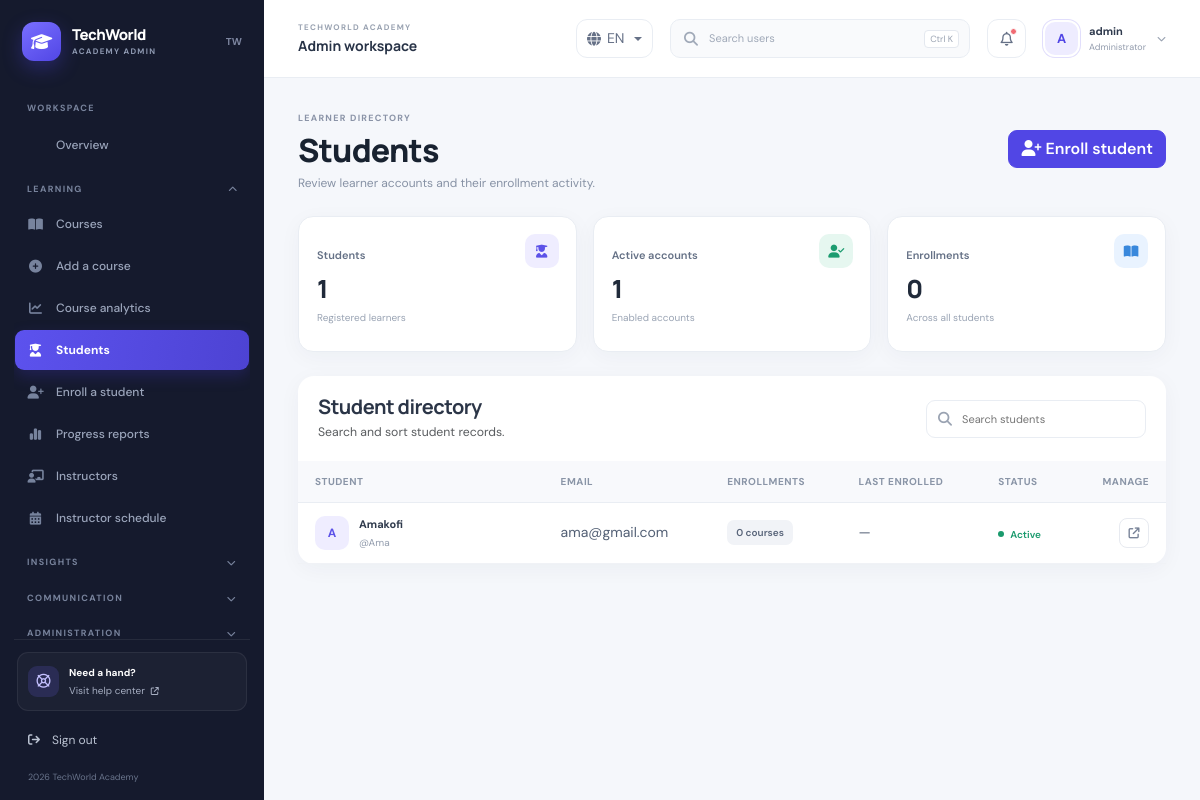
Page /Admin-dashboard/Students/all_students/all_students.php (signed in) on the committed database.
### tables this page shows
CREATE TABLE `users` (
  `id` int(11) NOT NULL,
  `username` varchar(50) NOT NULL,
  `email` varchar(100) NOT NULL,
  `password` varchar(255) NOT NULL,
  `full_name` varchar(100) DEFAULT NULL,
  `phone` varchar(20) DEFAULT NULL,
  `role` enum('admin','instructor','student') NOT NULL,
  `status` enum('active','inactive') DEFAULT 'active',
  `created_at` timestamp NOT NULL DEFAULT current_timestamp()
);

### Admin-dashboard/Students/all_students/all_students.php (the view, shortened to what this page needs)
<?php
require_once(__DIR__.'/../../../Database/db/db.php'); $pdo=get_db();
$q=$pdo->prepare('SELECT u.id,u.username,u.email,u.full_name,u.status,COUNT(e.id) AS course_count,MAX(e.created_at) AS last_enrolled FROM users u LEFT JOIN enrollments e ON e.user_id=u.id WHERE u.role=? GROUP BY u.id ORDER BY u.created_at DESC'); $q->execute(['student']); $students=$q->fetchAll();
include(__DIR__.'/../../includes/header/header.php');include(__DIR__.'/../../includes/navbar/navbar.php');include(__DIR__.'/../../includes/sidebar/sidebar.php');
?>
<main class="main-content"><div class="container-fluid"><div class="page-heading"><div><span class="page-kicker">LEARNER DIRECTORY</span><h1>Students</h1><p>Review learner accounts and their enrollment activity.</p></div><a class="btn btn-primary" href="/Admin-dashboard/Students/enroll_student/enroll_student.php"><i class="fa-solid fa-user-plus me-1"></i>Enroll student</a></div>
<div class="row g-3 mb-4"><div class="col-md-4"><div class="metric-card"><span class="metric-icon purple"><i class="fa-solid fa-user-graduate"></i></span><span class="metric-label">Students</span><strong><?=number_format(count($students))?></strong><small>Registered learners</small></div></div><div class="col-md-4"><div class="metric-card"><span class="metric-icon green"><i class="fa-solid fa-user-check"></i></span><span class="metric-label">Active accounts</span><strong><?=number_format(count(array_filter($students,fn($s)=>$s['status']==='active')))?></strong><small>Enabled accounts</small></div></div><div class="col-md-4"><div class="metric-card"><span class="metric-icon blue"><i class="fa-solid fa-book-open"></i></span><span class="metric-label">Enrollments</span><strong><?=number_format(array_sum(array_column($students,'course_count')))?></strong><small>Across all students</small></div></div></div>
<section class="card border-0"><div class="table-toolbar"><div><h2 class="h5 mb-1">Student directory</h2><div class="text-muted small">Search and sort student records.</div></div><div class="table-search"><i class="fa-solid fa-magnifying-glass"></i><input type="search" data-table-search="studentsTable" placeholder="Search students" aria-label="Search students"></div></div><div class="table-responsive"><table id="studentsTable" class="table admin-table mb-0" data-admin-sort><thead><tr><th data-sort>Student</th><th data-sort>Email</th><th data-sort>Enrollments</th><th data-sort>Last enrolled</th><th data-sort>Status</th><th class="text-end">Manage</th></tr></thead><tbody>
<?php foreach($students as $s):$name=$s['full_name']?:$s['username'];?><tr><td><div class="table-person"><span class="person-avatar"><?=strtoupper(substr($name,0,1))?></span><span><strong><?=htmlspecialchars($name,ENT_QUOTES,'UTF-8')?></strong><small>@<?=htmlspecialchars($s['username'],ENT_QUOTES,'UTF-8')?></small></span></div></td><td><?=htmlspecialchars($s['email'],ENT_QUOTES,'UTF-8')?></td><td><span class="role-pill"><?=(int)$s['course_count']?> courses</span></td><td><?=$s['last_enrolled']?htmlspecialchars(date('M j, Y',strtotime($s['last_enrolled'])),ENT_QUOTES,'UTF-8'):'—'?></td><td><span class="status-pill <?=$s['status']==='active'?'status-active':'status-inactive'?>"><i></i><?=htmlspecialchars(ucfirst($s['status']),ENT_QUOTES,'UTF-8')?></span></td><td class="text-end"><a class="table-icon-action" href="/Admin-dashboard/user_management/user_management.php?role=student&amp;search=<?=rawurlencode($s['username'])?>" title="Manage account"><i class="fa-solid fa-arrow-up-right-from-square"></i></a></td></tr><?php endforeach;?>
</tbody></table></div></section></div></main><?php include(__DIR__.'/../../includes/footer/footer.php');?>

### Admin-dashboard/css/dashboard.css (style rules this page uses)
:root { --admin-sidebar-width: 264px; --admin-topbar-height: 78px; --admin-ink: #182230; --admin-muted: #8490a3; --admin-border: #e9edf3; --admin-canvas: #f5f7fb; --admin-primary: #5146e5; --admin-sidebar: #151a2d; --admin-sidebar-muted: #9ba5bb; }
* { box-sizing: border-box; }
html { min-width: 320px; }
body.admin-body { margin: 0; background: var(--admin-canvas); color: var(--admin-ink); font-family: 'DM Sans', system-ui, sans-serif; font-size: 14px; }
.admin-body h1, .admin-body h2, .admin-body h3, .admin-body h4, .admin-body h5 { color: var(--admin-ink); font-family: Manrope, 'DM Sans', sans-serif; letter-spacing: -.025em; }
.admin-body .card { border: 1px solid var(--admin-border); border-radius: 16px; box-shadow: 0 5px 22px rgba(27, 39, 67, .045); }
.admin-body .btn { border-radius: 9px; font-weight: 600; }
.admin-body .btn-primary { background: var(--admin-primary); border-color: var(--admin-primary); }
.main-content { min-height: 100vh; margin-left: var(--admin-sidebar-width); padding-top: var(--admin-topbar-height); }
.main-content > .container-fluid { padding: 28px 34px !important; }
.admin-body .table { --bs-table-bg: transparent; }
.admin-body .table thead th { border-bottom-color: var(--admin-border); color: #8a95a7; background: #f8f9fc; font-size: 10px; font-weight: 700; letter-spacing: .05em; text-transform: uppercase; }
.admin-body .table td { border-bottom-color: #f0f2f6; color: #536075; vertical-align: middle; }
.page-heading { display:flex;align-items:center;justify-content:space-between;gap:18px;margin-bottom:24px }
.page-heading h1 { margin:4px 0 5px;font-size:clamp(25px,3vw,32px);font-weight:800 }
.page-heading p { margin:0;color:#8792a5;font-size:12px }
.page-kicker { color:#8a93a7;font-size:9px;font-weight:700;letter-spacing:.14em }
.metric-card { position:relative;min-height:136px;padding:18px;border:1px solid var(--admin-border);border-radius:15px;background:#fff;box-shadow:0 5px 22px #1b27430a }
.metric-card>strong { display:block;margin-top:7px;color:#202a3a;font:800 25px Manrope,sans-serif }
.metric-label { display:block;margin-top:12px;color:#657186;font-size:11px;font-weight:600 }
.metric-card small { color:#9aa4b4;font-size:10px }
.metric-icon { position:absolute;top:17px;right:17px;display:grid;width:34px;height:34px;place-items:center;border-radius:10px;font-size:13px }
.metric-icon.purple { color:#5c52e8;background:#efedff }
.metric-icon.green { color:#1c9c70;background:#e6f7f0 }
.metric-icon.blue { color:#3988dc;background:#e9f3ff }
.table-toolbar { display:flex;align-items:center;justify-content:space-between;gap:16px;padding:19px 20px }
.table-toolbar h2 { color:#2b3547;font-weight:700 }
.table-search { display:flex;min-width:220px;align-items:center;gap:8px;padding:0 11px;border:1px solid var(--admin-border);border-radius:9px;color:#9aa3b2;background:#fff }
.table-search input { width:100%;height:36px;border:0;outline:0;color:#2b3547;background:transparent;font:inherit;font-size:11px }
.admin-table { min-width:700px }
.admin-table th,.admin-table td { padding:13px 17px!important }
.admin-table th[data-sort] { cursor:pointer;user-select:none }
.table-person { display:flex;align-items:center;gap:10px;min-width:175px }
.table-person>span:last-child { display:grid;gap:2px }
.table-person strong { color:#303b4d;font-size:11px;font-weight:700 }
.table-person small { color:#929cad;font-size:10px }
.person-avatar,.course-avatar { display:grid;width:34px;height:34px;flex:none;place-items:center;border-radius:10px;color:#5c52e8;background:#efedff;font-size:12px;font-weight:700 }
.role-pill { display:inline-flex;padding:5px 9px;border-radius:7px;color:#59657a;background:#f1f3f7;font-size:10px;font-weight:600 }
.status-pill { display:inline-flex;align-items:center;gap:6px;font-size:10px;font-weight:600 }
.status-pill i { width:6px;height:6px;border-radius:50%;background:currentColor }
.status-active { color:#1a9a6d }
.table-icon-action { display:inline-grid;width:30px;height:30px;place-items:center;border:1px solid #e7eaf0;border-radius:8px;color:#778297;background:white;text-decoration:none;font-size:11px }

### rows in the picture
users: status "1", full_name "A", full_name "Amakofi", username "Ama", email "ama@gmail.com", course_count "0", status "Active"

### other values in the picture
$dashboardLanguage "EN"
substr((string)($_SESSION['username'] ?? 'A'), 0, 1) "A"
$_SESSION['username'] "admin"
$groupName "LEARNING"
$label "Courses"
$label "Add a course"
$label "Course analytics"
$label "Students"
$label "Enroll a student"
$label "Progress reports"
$label "Instructors"
$label "Instructor schedule"
$groupName "INSIGHTS"
$groupName "COMMUNICATION"
$groupName "ADMINISTRATION"
